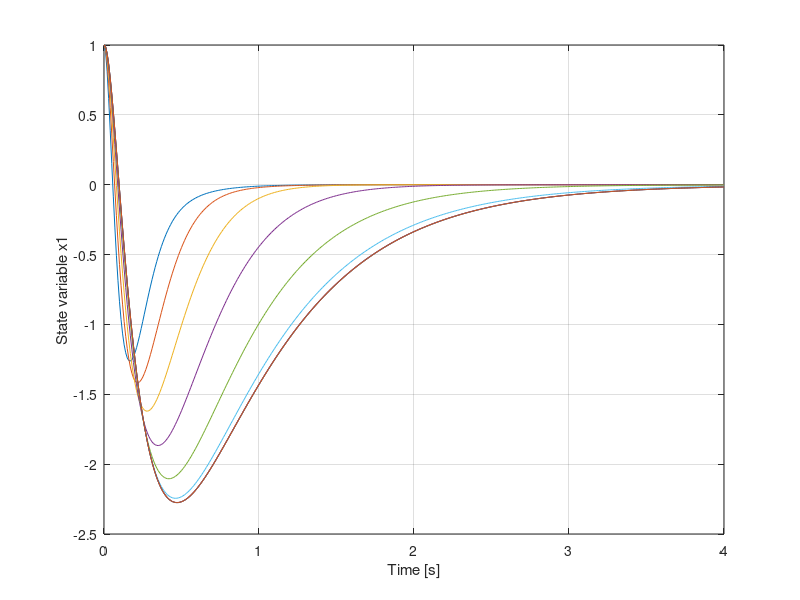
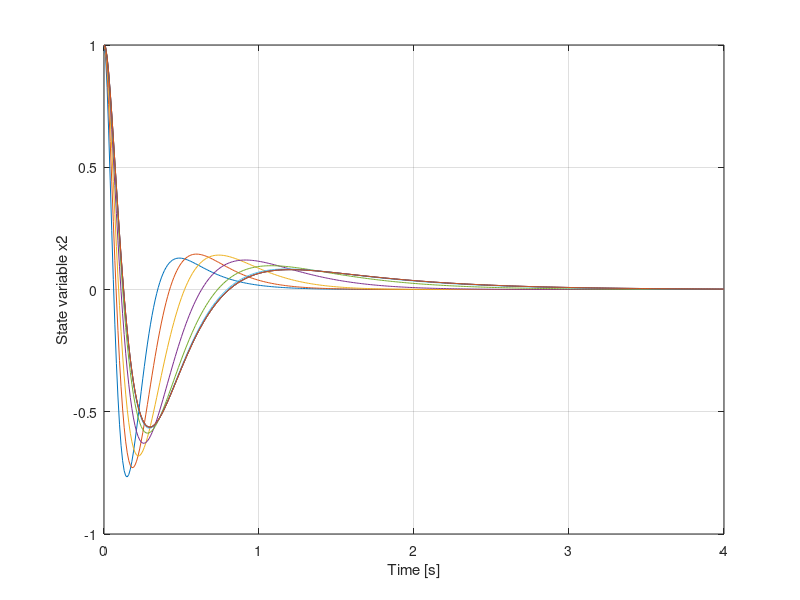
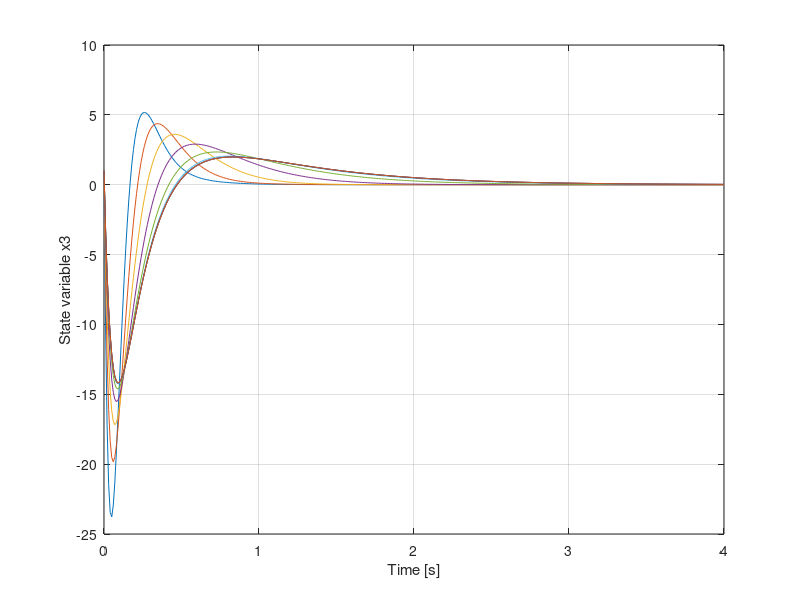
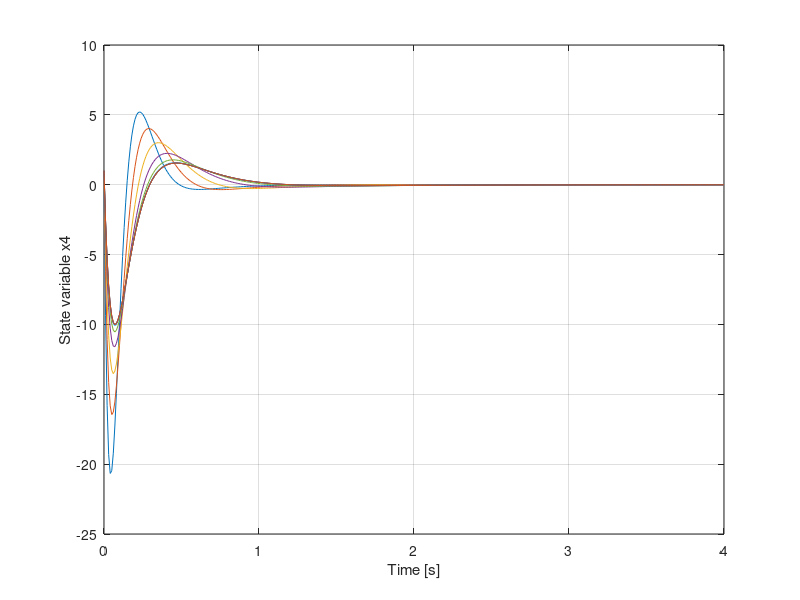

MATLAB code to generate these figures, in order:
% Optimal LQ RL Inverted Pendulum on a Cart Demo
clear all
% Data Input: State Space Matrices
A=[0 0 1 0; 0 0 0 1; 0 40.2 -14.53 0; 0 82.56 -15.77 0];
B=[0;0;27.28;26.74];
C=[1 0 0 0;0 1 0 0];
D=[0;0];
x0=[1;1;1;1];% assumed initial condition
% LQ Optimal Control
R1=[10 0 0 0; 0 1 0 0; 0 0 0 0; 0 0 0 0];
R2=20;
% Controllability and Observability Tests
CO=ctrb(A,B); rankCO=rank(CO) 
% Forms the controllability matrix and finds the rank of   
% the controllability matrix.
% The rank is equal to n (system order)implies 
% the system is controllable.
OM=obsv(A,R1); rOM=rank(OM) 
% Rank equal to n implies observability.
% Note that the same rank is obtained by using             
% obsv(A,Chol(R1)).
% Direct Solution of the Optimal LQ Problem
[Fopt,P]=lqr(A,B,R1,R2);
Jopt=0.5*x0'*P*x0
% Reinforcement Learning Solution of the Optimal LQ Problem
ev=eig(A);
% Since one eigenvalue is in the right half plane, need to 
% find F0 that stabilizes the  system. To find such a F0, 
% we can  use the MATLAB function place that finds the 
% feedback matrix that places the closed-loop matrix A-B*F0
% eigenvalues in the desired locations; 
% We can have complex conjugate eigenvalues
lambda_desired=[-5; -10; -20+j*15; -20-j*15]; 
F0=place(A,B,lambda_desired);
% Check eigenvalues of (A-B*F0)
evF0=eig(A-B*F0);
% Vaisbod-Milstein-Kleinman Reinforcer
R2I=inv(R2);
S=B*R2I*B'
Fi=F0
time=0:0.01:4;
for i=1:9
    Pi=lyap((A-B*Fi)',R1+Fi'*R2*Fi);
    Ji(i)=0.5*x0'*Pi*x0;
    Fi=R2I*B'*Pi;
    for j=1:1:401;
    x(:,j)=expm((A-B*Fi)*time(j))*x0;
    u(:,j)=-Fi*x(:,j);
    H(i)=trace(A'*Pi+Pi*A+R1-Pi*S*Pi)
    end
    % Presentation of the obtained results
    figure (1)
    plot(time,x(1,:)); hold on
    xlabel('Time [s]');ylabel('State variable x1'); grid
    figure (2)
    plot(time,x(2,:)); hold on
    xlabel('Time [s]');ylabel('State variable x2'); grid 
    figure (3)
    plot(time,x(3,:)); hold on
    xlabel('Time [s]');ylabel('State variable x3'); grid
    figure (4)
    plot(time,x(4,:)); hold on
    xlabel('Time [s]');ylabel('State variable x4'); grid
    figure (5)
    plot(time,u); hold on
    xlabel('Time [s]');ylabel('Control input u'); grid
end
% Approximate optimal performance presentation
figure (6)
i=1:1:9
plot(i,Ji,'*')
grid; xlabel('Iteration number'); ylabel('Approximate optimal performance')
% It is nicer to present the changes of Ji in a table
% i=1, Ji=886.8558; i=2, Ji=520.0401; i=3, Ji=348.9477; i=4, Ji = 265.5725; 
% i=5, Ji=226.3736; i=6, Ji=211.8111; i=7, Ji=209.2012; i=8, Ji = 209.1143;
% i=9, Ji=209.1142=Jopt; i=10, Ji = 209.1142
